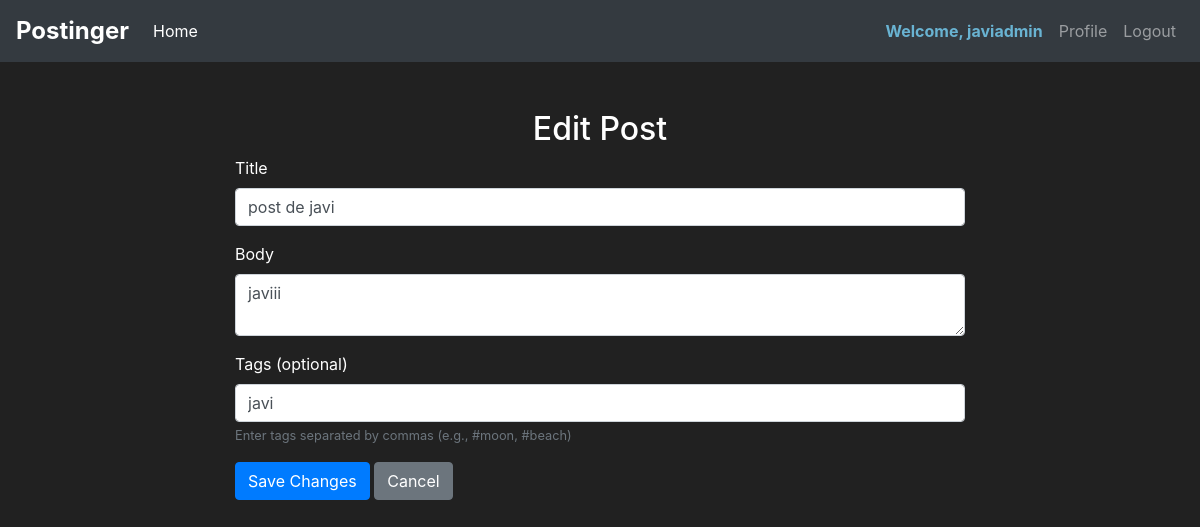
Page /edit_post/1 (signed in) on the earlier database version.
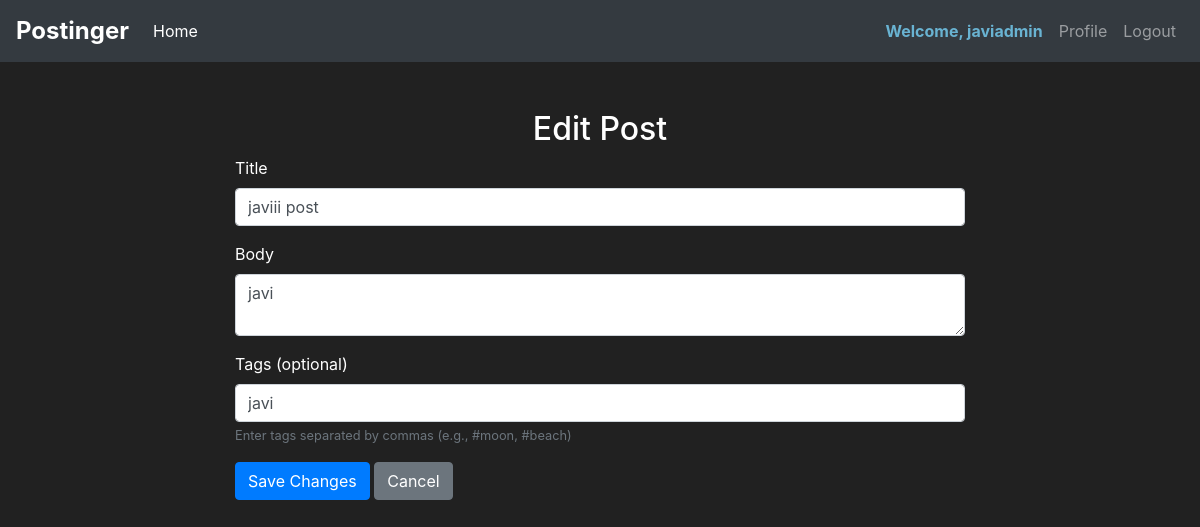
Same page on the later database version.
### app/models.py (models this page shows, shortened)
class Post(db.Model):
    id = db.Column(db.Integer, primary_key=True)
    title = db.Column(db.String, nullable=False)
    body = db.Column(db.String, nullable=False)
    owned_user_id = db.Column(db.Integer, db.ForeignKey('user.id'))
    tags = db.Column(db.String)
    likes_count = db.Column(db.Integer, default=0)
    dislikes_count = db.Column(db.Integer, default=0)
    created_at = db.Column(db.DateTime, default=datetime.utcnow)
    liked_users = db.relationship('User', secondary=likes, backref=db.backref('liked_posts', lazy='dynamic'))
    disliked_users = db.relationship('User', secondary=dislikes, backref=db.backref('disliked_posts', lazy='dynamic'))

### app/routes.py (the view, shortened to what this page needs)
@app.route('/edit_post/<int:post_id>', methods=['GET', 'POST'])
@login_required
def edit_post(post_id):
    post = Post.query.get_or_404(post_id)
    if post.owned_user != current_user and not current_user.is_admin:
        abort(403)
    form = EditPostForm(obj=post)
    return render_template('edit_post.html', form=form, user=current_user)

### app/forms.py
class EditPostForm(FlaskForm):
    title = StringField('Title', validators=[DataRequired()])
    body = TextAreaField('Body', validators=[DataRequired()])
    tags = StringField('Tags (optional)')
    submit = SubmitField('Edit a post!')

### app/routes.py (called while the page is built)
@login_manager.user_loader
def load_user(user_id):
    return User.query.get(int(user_id))

### app/templates/edit_post.html (shortened to what this page needs)
{% extends 'base.html' %}
{% block content %}
    <div class="container mt-4">
        <div class="row">
            <div class="col-md-8 offset-md-2">
                <h2 class="text-center">Edit Post</h2>
                <form method="POST">
                    <div class="form-group">
                        {{ form.title.label(class="form-control-label") }}
                        {{ form.title(class="form-control") }}
                    </div>
                    <div class="form-group">
                        {{ form.body.label(class="form-control-label") }}
                        {{ form.body(class="form-control") }}
                    </div>
                    <div class="form-group">
                        {{ form.tags.label(class="form-control-label") }}
                        {{ form.tags(class="form-control") }}
                        <small id="tagsHelp" class="form-text text-muted">Enter tags separated by commas (e.g., #moon, #beach)</small>
                    </div>
                    <button type="submit" class="btn btn-primary">Save Changes</button>
                    <a href="{{ url_for('home_page') }}" class="btn btn-secondary">Cancel</a>
                </form>
            </div>
        </div>
    </div>
{% endblock %}

Differences in the rows shown:
changed Post "javi": title "post de javi" → "javiii post"; body "javiii" → "javi"
